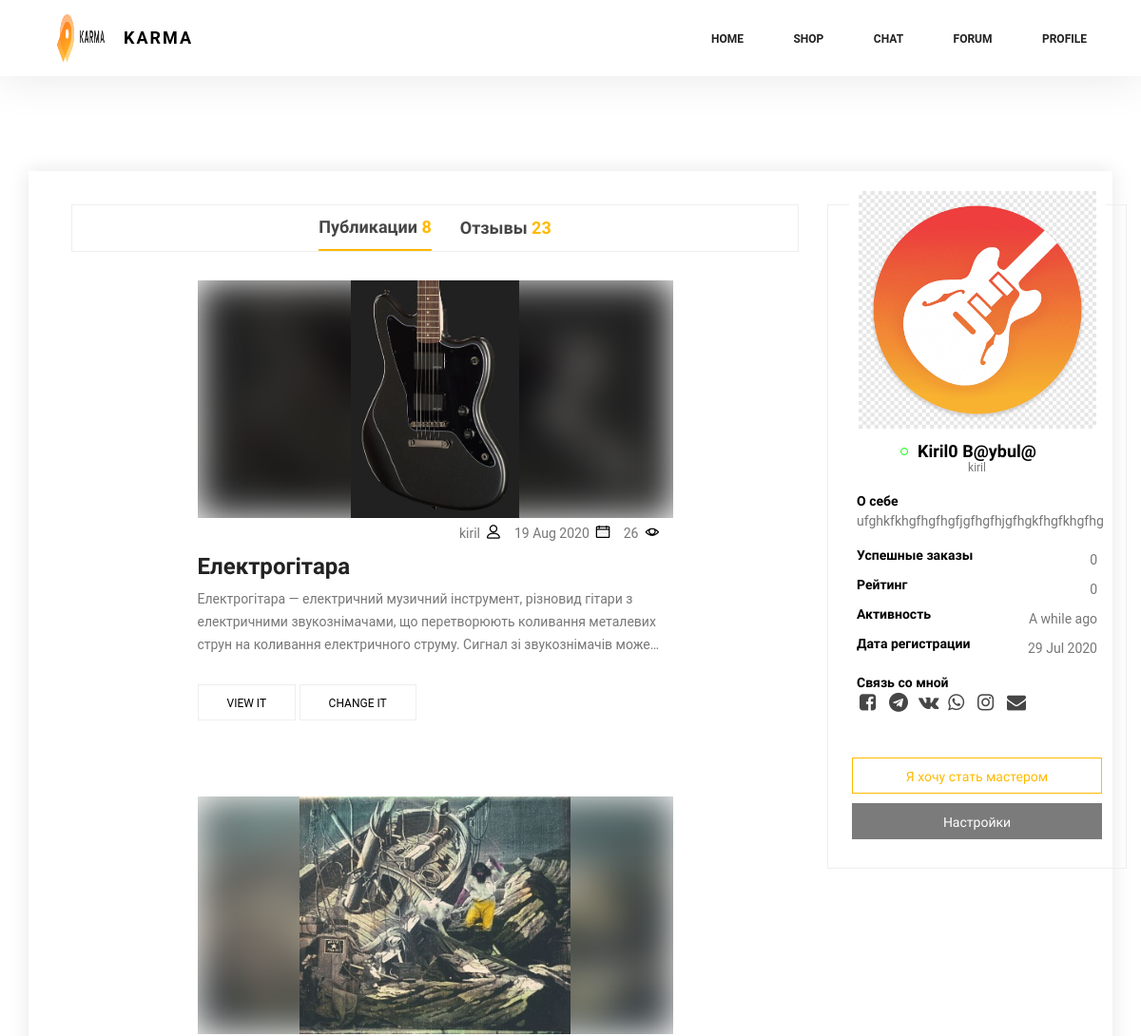
The page /profile/ (signed in, upper part) on the database as committed earlier.
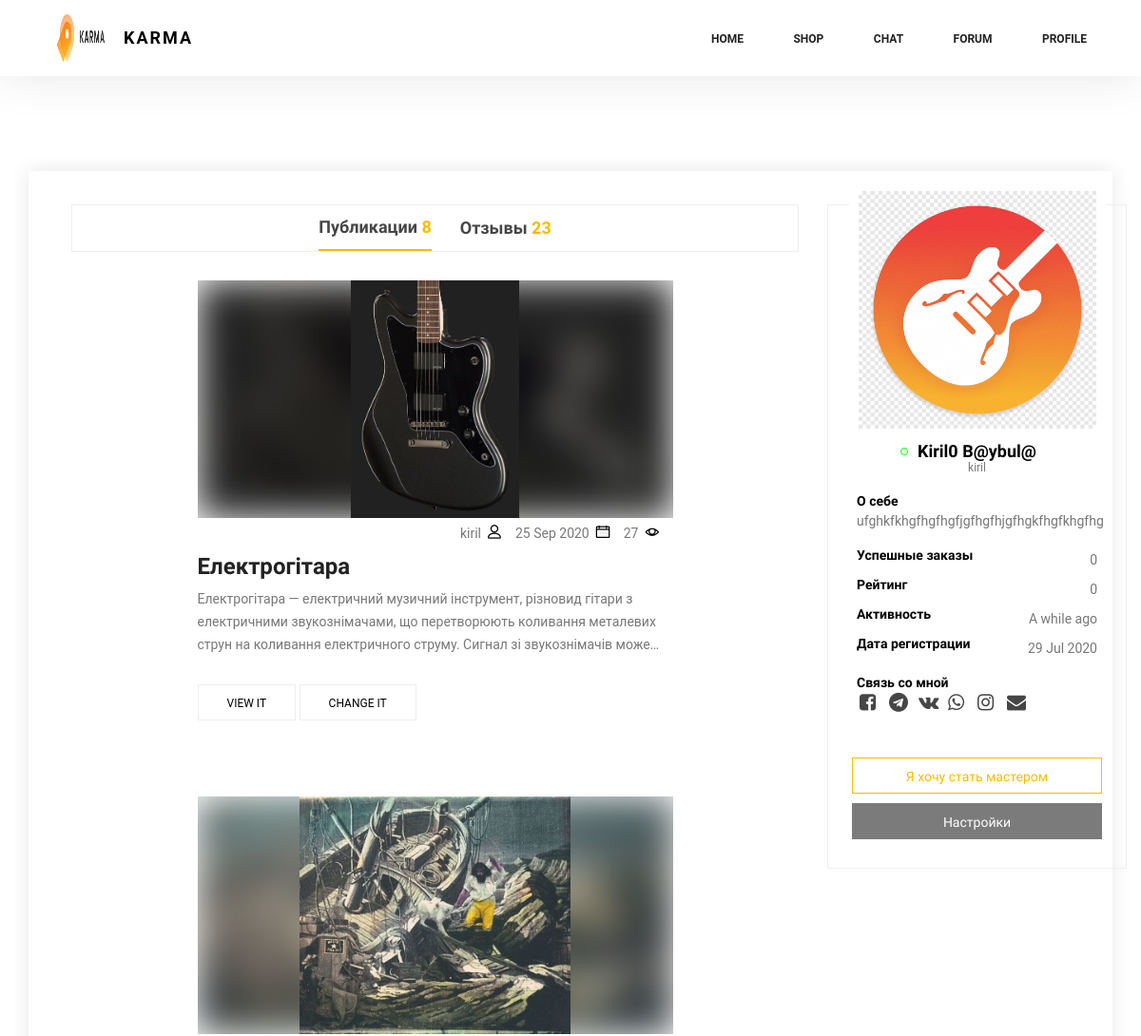
The same page on the database as committed later.
### Articles/models.py (models this page shows, shortened)
class ArticleModel(models.Model):
    author = models.ForeignKey(User, on_delete=models.CASCADE)
    heading = models.CharField(max_length=50, verbose_name="Heading", default="")
    text = models.TextField(max_length=50000, verbose_name='Text', default="")
    date = models.DateTimeField(auto_now=True, verbose_name="Date")
    views = models.IntegerField(default=0)
    image = models.ImageField(upload_to='images/',
                              verbose_name='Изображение',
                              default='images/test-photo.jpg',
                              null=True,
                              blank=True)
    tags = models.ManyToManyField(TagModel, blank=True)
    class Meta:
        verbose_name = 'Article'
        verbose_name_plural = 'Articles'

### ProfileApp/views.py (the view)
@login_required
def profile_render(request):
    user = request.user
    profile = ProfileModel.objects.get(user__exact=user.id)
    articles = ArticleModel.objects.all().filter(author__exact=profile.user)
    for i in articles:
        i.text = strip_tags(i.text)
    context = {
        'user': user,
        'profile': profile,
        'my_articles': articles,
        'count': articles.count(),
    }
    return render(request, 'profile.html', context)

### ProfileApp/models.py (called while the page is built)
    def last_seen(self):
        return cache.get('seen_%s' % self.user.username)

    def online(self):
        if self.last_seen():
            now = datetime.datetime.now()
            if now > self.last_seen() + datetime.timedelta(
                    seconds=settings.USER_ONLINE_TIMEOUT):
                return False
            else:
                return True
        else:
            return False

### templates/profile.html (shortened to what the changed rows need)
{% extends 'home.html' %}
{% load static %}
{% block content %}
<section class="profile-section">
    <div class="profile">
        <div class="profile-inner">
            <div class="profile-right-sidebar">
                <div class="profile-publications">
                    {% for article in my_articles %}
                    <div class="profile-publication-container">
                        <div class="profile-publication-img-container">
                            <div class="publication-blurImg-container">
                            </div>
                            <img class="profile-publication-img blur-img-background" src="{{article.image.url}}" alt="" style="height: 100%; width: auto;">
                        </div>
                        <div class="about-profile-publication">
                            <a href="">{{article.author}}<i class="lnr lnr-user"></i></a>
                            <p>{{article.date|date:" d M Y"}}<i class="lnr lnr-calendar-full"></i></p>
                            <p>{{article.views}}<i class="lnr lnr-eye"></i></p>
                        </div>
                        <div class="profile-publication-text">
                            <h2>{{article.heading}}</h2>
                            <p>{{article.text | safe}}</p>
                        </div>
                        <div class="profile-publication-button-container">
                            <a class="profile-publication-button" href="/forum/articles{{article.id}}/">VIEW IT</a>
                            <a class="profile-publication-button" href="/forum/change_article{{article.id}}/">CHANGE IT</a>
                        </div>
                    </div>
                    {% endfor %}
                </div>
            </div>
        </div>
    </div>
</section>
{% endblock %}

Rows that differ between the two databases and show on the page:
changed ArticleModel "Електрогітара": date "19 Aug 2020" → "25 Sep 2020"; views "26" → "27"
